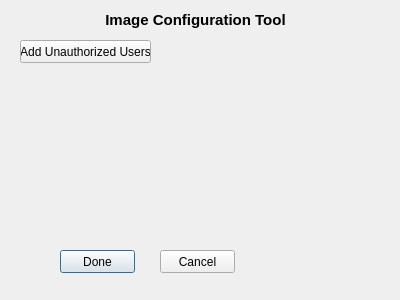
<?xml version="1.0" encoding="UTF-8"?>
<ui version="4.0">
 <class>configWindow</class>
 <widget class="QDialog" name="configWindow">
  <property name="geometry">
   <rect>
    <x>0</x>
    <y>0</y>
    <width>400</width>
    <height>300</height>
   </rect>
  </property>
  <property name="windowTitle">
   <string>Dialog</string>
  </property>
  <widget class="QPushButton" name="doneButton">
   <property name="geometry">
    <rect>
     <x>60</x>
     <y>250</y>
     <width>75</width>
     <height>23</height>
    </rect>
   </property>
   <property name="text">
    <string>Done</string>
   </property>
  </widget>
  <widget class="QPushButton" name="cancelButton">
   <property name="geometry">
    <rect>
     <x>160</x>
     <y>250</y>
     <width>75</width>
     <height>23</height>
    </rect>
   </property>
   <property name="text">
    <string>Cancel</string>
   </property>
  </widget>
  <widget class="QPushButton" name="unauthorizedUsersButton">
   <property name="geometry">
    <rect>
     <x>20</x>
     <y>40</y>
     <width>131</width>
     <height>23</height>
    </rect>
   </property>
   <property name="text">
    <string>Add Unauthorized Users</string>
   </property>
  </widget>
  <widget class="QLabel" name="imageConfigLabel">
   <property name="geometry">
    <rect>
     <x>90</x>
     <y>10</y>
     <width>211</width>
     <height>20</height>
    </rect>
   </property>
   <property name="text">
    <string>&lt;html&gt;&lt;head/&gt;&lt;body&gt;&lt;p align=&quot;center&quot;&gt;&lt;span style=&quot; font-size:11pt; font-weight:600;&quot;&gt;Image Configuration Tool&lt;/span&gt;&lt;/p&gt;&lt;/body&gt;&lt;/html&gt;</string>
   </property>
  </widget>
 </widget>
 <resources/>
 <connections/>
</ui>
